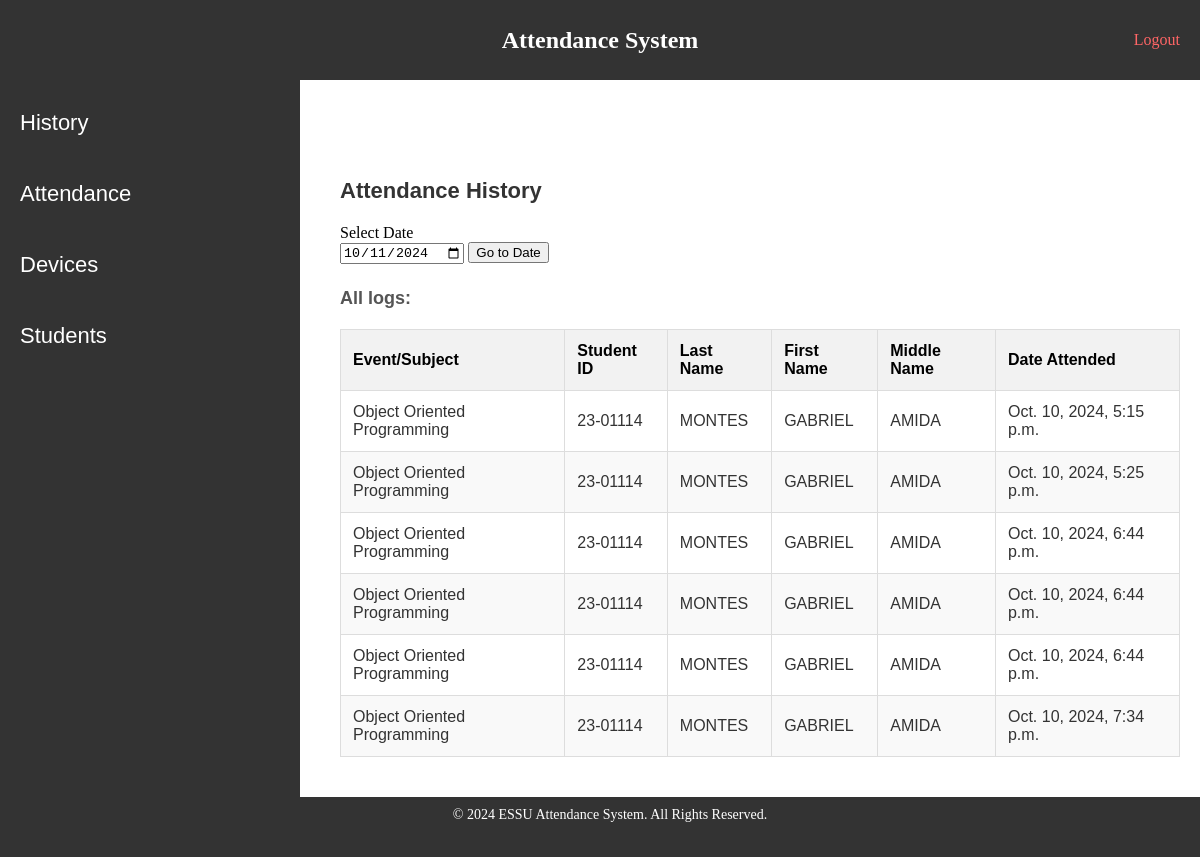
Before: /dashboard/ (signed in) with the older database file.
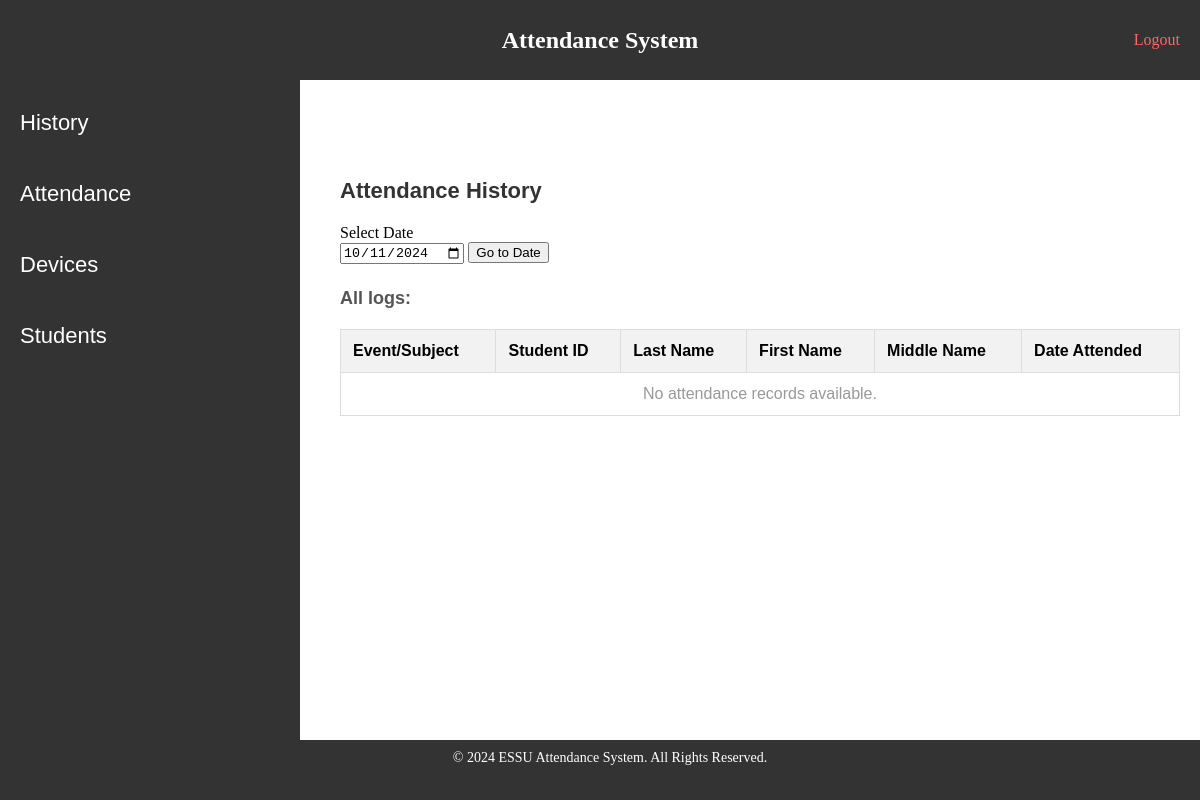
After: the same page with the newer database file.
### attendance_app/models.py (models this page shows, shortened)
class Attendance(models.Model):
    day = models.ForeignKey(Day, on_delete=models.CASCADE)
    event = models.ForeignKey(Event, on_delete=models.CASCADE)
    student = models.ForeignKey(Student, on_delete=models.CASCADE)
    date_attended = models.DateTimeField(auto_now_add=True)

class Event(models.Model):
    device = models.ForeignKey(Device, on_delete=models.CASCADE)
    name = models.CharField(max_length=200)
    instructor = models.CharField(max_length=200)

class Student(models.Model):
    card_uid = models.CharField(max_length=100)
    last_name = models.CharField(max_length=100)
    middle_name = models.CharField(max_length=100)
    first_name = models.CharField(max_length=100)
    student_id = models.CharField(max_length=8)
    owner = models.ForeignKey(User,on_delete=models.CASCADE)

### attendance_app/views.py (the view)
# urls.py: path("dashboard/",views.dashboard, name='dashboard'),
def dashboard(request):
    user = request.user
    students = user.student_set.all()
    attendances = []
    for student in students:
        attendances.extend(student.attendance_set.all())
    context = {
        "records": attendances
    }
    return render(request, 'attendance_app/dashboard.html', context)

### attendance_app/templates/attendance_app/dashboard.html (shortened to what this page needs)
{% extends "attendance_app/control_panel.html" %}
{% block content %}
    <h2 class="attendance_dashboard_h2">Attendance History</h2>
    <form method="post" action="{% url 'date_attendance' %}">
        <label class="form_label1">Select Date</label>
        <br>
        <input class="form_input1" type="date" id="date" name="date">
        <button class="form_button1" type="submit">Go to Date</button>
    </form>
    <h4 class="all_logs_h4">All logs:</h4>
    <table class="table1">
        <thead>
            <tr>
                <th>Event/Subject</th>
                <th>Student ID</th>
                <th>Last Name</th>
                <th>First Name</th>
                <th>Middle Name</th>
                <th>Date Attended</th>
            </tr>
        </thead>
        <tbody>
            {% for record in records %}
                <tr>
                    <td>{{ record.event.name }}</td>
                    <td>{{ record.student.student_id }}</td>
                    <td>{{ record.student.last_name }}</td>
                    <td>{{ record.student.first_name }}</td>
                    <td>{{ record.student.middle_name }}</td>
                    <td>{{ record.date_attended }}</td>
                </tr>
            {% empty %}
                <tr>
                    <td colspan="6">No attendance records available.</td>
                </tr>
            {% endfor %}
        </tbody>
    </table>
{% endblock content %}

Changed rows visible on the page:
removed Attendance: event.name "Object Oriented Programming", student.student_id "23-01114", student.last_name "MONTES", student.first_name "GABRIEL", student.middle_name "AMIDA", date_attended "Oct. 10, 2024, 5:15 p.m."
removed Attendance: event.name "Object Oriented Programming", student.student_id "23-01114", student.last_name "MONTES", student.first_name "GABRIEL", student.middle_name "AMIDA", date_attended "Oct. 10, 2024, 5:25 p.m."
removed Attendance: event.name "Object Oriented Programming", student.student_id "23-01114", student.last_name "MONTES", student.first_name "GABRIEL", student.middle_name "AMIDA", date_attended "Oct. 10, 2024, 6:44 p.m."
removed Attendance: event.name "Object Oriented Programming", student.student_id "23-01114", student.last_name "MONTES", student.first_name "GABRIEL", student.middle_name "AMIDA", date_attended "Oct. 10, 2024, 6:44 p.m."
removed Attendance: event.name "Object Oriented Programming", student.student_id "23-01114", student.last_name "MONTES", student.first_name "GABRIEL", student.middle_name "AMIDA", date_attended "Oct. 10, 2024, 6:44 p.m."
removed Attendance: event.name "Object Oriented Programming", student.student_id "23-01114", student.last_name "MONTES", student.first_name "GABRIEL", student.middle_name "AMIDA", date_attended "Oct. 10, 2024, 7:34 p.m."
Other visible differences:
text now shown: "No attendance records available."
